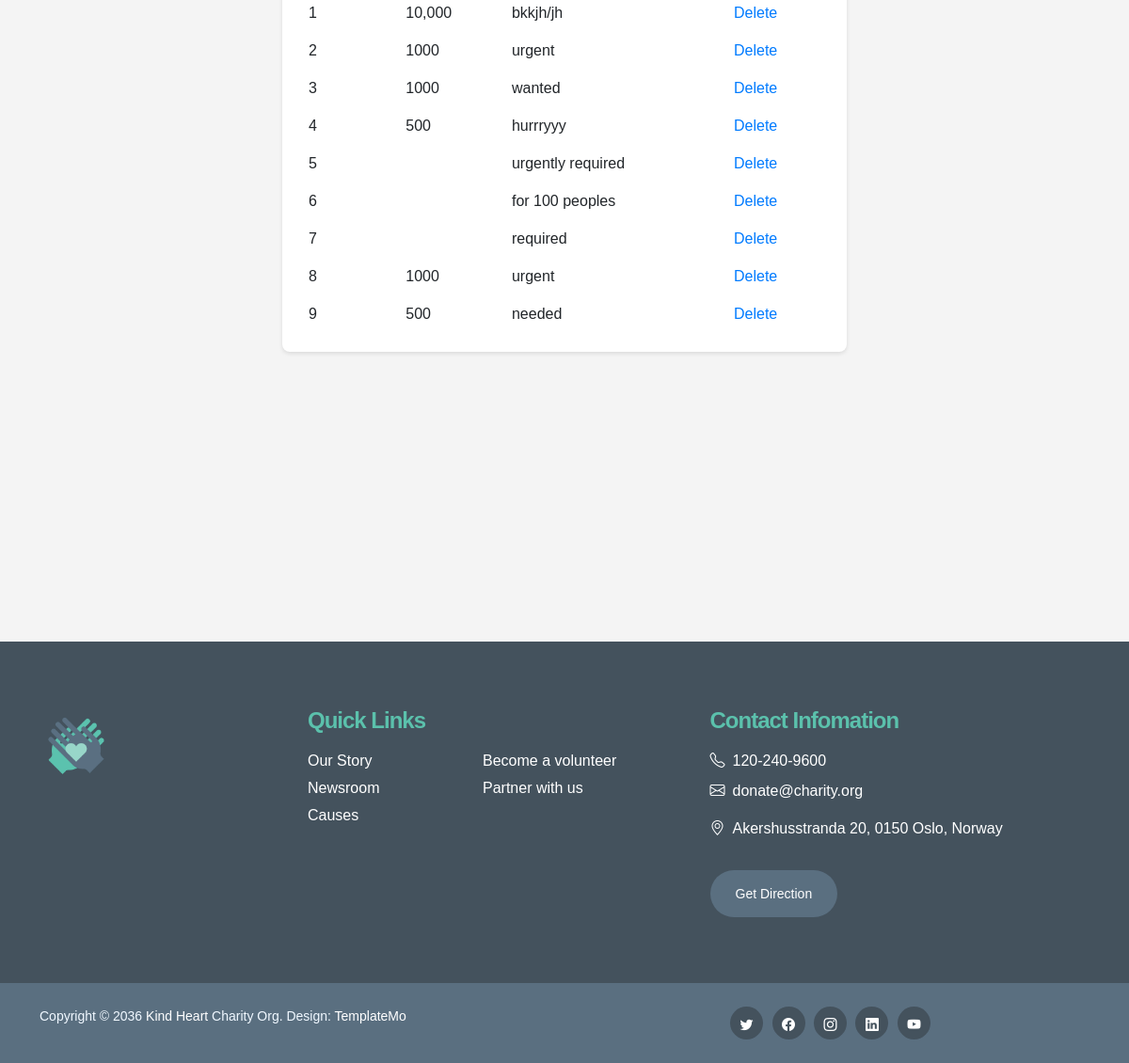
The app's page /Organization/reqproduct/ (lower part), older data.
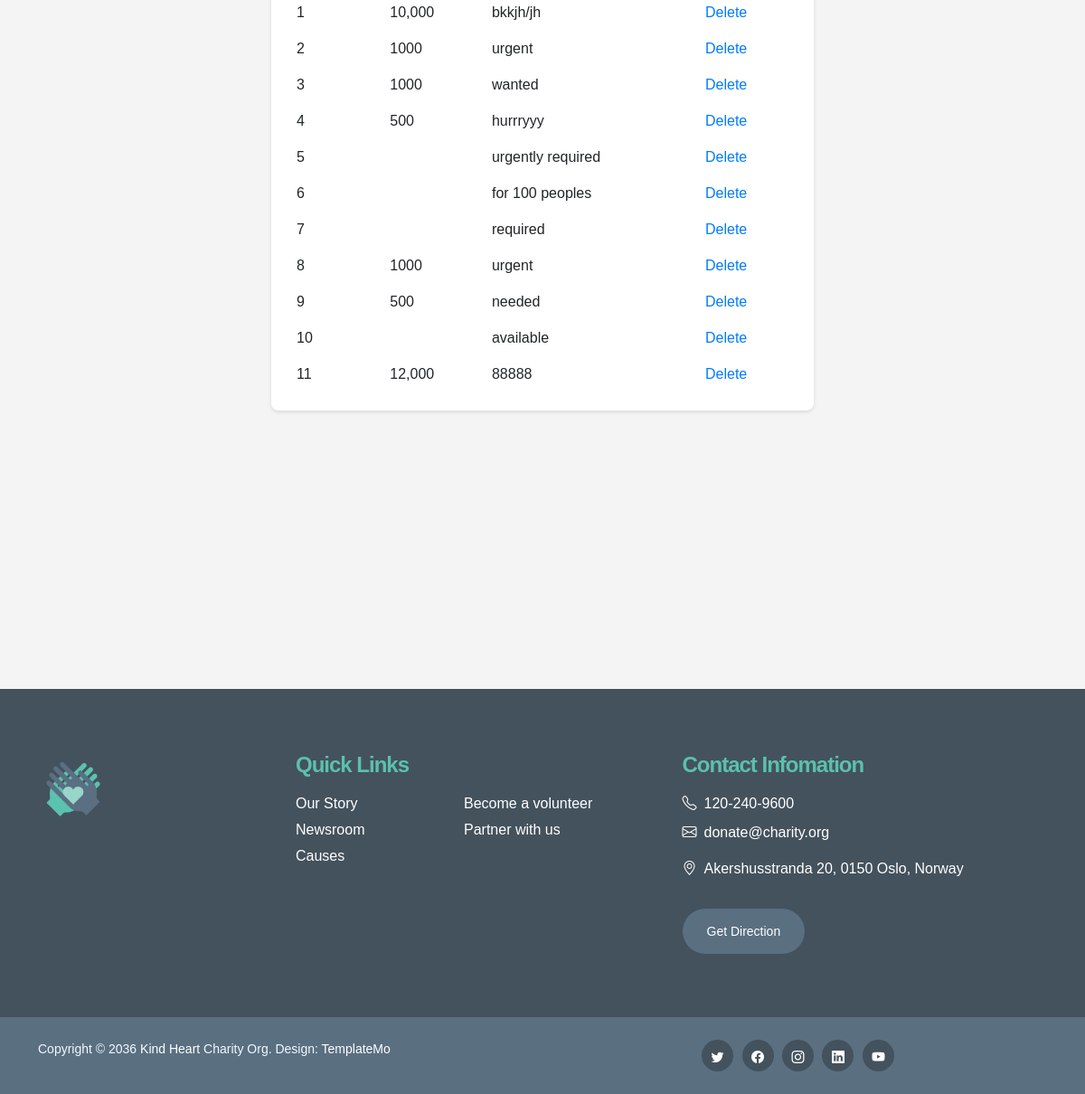
The same page, newer data.
### Organization/models.py (models this page shows)
class tbl_helprequest(models.Model):
    req_price=models.CharField(max_length=50)
    req_content=models.CharField(max_length=50)
    req_proof=models.FileField(upload_to="Requests/")
    req_request=models.ForeignKey(tbl_request,on_delete=models.CASCADE)
    status=models.CharField(max_length=50,default=0,null=True)

### Organization/views.py (the view)
# urls.py: path('reqproduct/',views.reqproduct,name="reqproduct"),
def reqproduct(request):
    request_data=tbl_request.objects.all()
    rqst1=tbl_helprequest.objects.all()
    if request.method=="POST":
        price=request.POST.get("req_price")
        content=request.POST.get("req_content")
        proof=request.FILES.get("req_proof")
        rqst=tbl_request.objects.get(id=request.POST.get('req_request'))
        tbl_helprequest.objects.create(req_proof=proof,req_content=content,req_price=price,req_request=rqst)
        return render(request,'Organization/Requests.html',{'rqst':request_data,'rqst1': rqst1,'rqst1': rqst1})
    else:
        return render(request,'Organization/Requests.html',{'rqst':request_data,'rqst1': rqst1,'rqst1': rqst1})

### Organization/Templates/Organization/Requests.html (shortened to what this page needs)
{% extends 'Organization/header.html' %}
{% load static %}
{% block content %}
<!DOCTYPE html>
<html lang="en">
<head>
</head>
<body style="font-family: Arial, sans-serif; background-color: #f4f4f4; margin: 0; padding: 0;">
    <div style="max-width: 600px; margin: 20px auto; padding: 20px; background-color: #fff; border-radius: 8px; box-shadow: 0 2px 4px rgba(0, 0, 0, 0.1);">
        <br><br>
        <table style="width: 100%; border-collapse: collapse;">
            {% for i in rqst1 %}
            <tr>
                <td style="padding: 8px;">{{forloop.counter}}</td>
                <td style="padding: 8px;">{{i.req_price}}</td>
                <td style="padding: 8px;">{{i.req_content}}</td>
                <td style="padding: 8px;"><a href="#" style="text-decoration: none; color: #007bff;">Delete</a></td>
            </tr>
            {% endfor %}
        </table>
    </div>
</body>
</html>
{% endblock content %}

Row changes from the older to the newer data that the page shows:
added tbl_helprequest: req_content "available"
added tbl_helprequest: req_price "12,000", req_content "88888"
